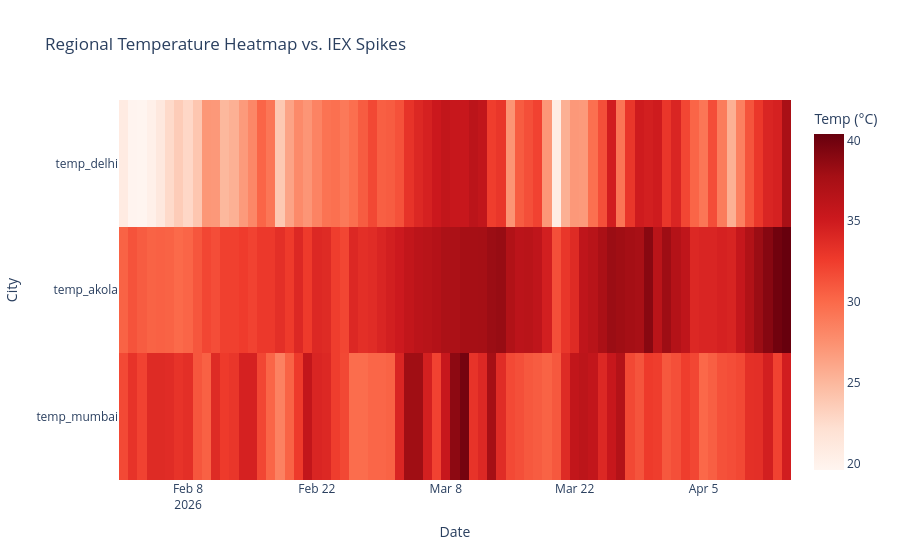

This figure's notebook cell:
### Code cell
import plotly.express as px

# Prepare data for a heatmap
temp_only = df_temp[city_cols + ['date_only']].drop_duplicates().set_index('date_only')

fig = px.imshow(temp_only.T, 
                labels=dict(x="Date", y="City", color="Temp (°C)"),
                title="Regional Temperature Heatmap vs. IEX Spikes",
                color_continuous_scale="Reds")
fig.show()

### Figure 1 — Plotly figure (JSON) as saved in the notebook; plotly's stock layout.template omitted (floating-point values rounded to 4 significant figures; data arrays with more than 128 entries replaced by an {"elided": "..."} marker saying what was removed)
{"data": [{"coloraxis": "coloraxis", "hovertemplate": "Date: %{x}<br>City: %{y}<br>Temp (°C): %{z}<extra></extra>", "name": "0", "type": "heatmap", "x": ["2026-02-01", "2026-02-02", "2026-02-03", "2026-02-04", "2026-02-05", "2026-02-06", "2026-02-07", "2026-02-08", "2026-02-09", "2026-02-10", "2026-02-11", "2026-02-12", "2026-02-13", "2026-02-14", "2026-02-15", "2026-02-16", "2026-02-17", "2026-02-18", "2026-02-19", "2026-02-20", "2026-02-21", "2026-02-22", "2026-02-23", "2026-02-24", "2026-02-25", "2026-02-26", "2026-02-27", "2026-02-28", "2026-03-01", "2026-03-02", "2026-03-03", "2026-03-04", "2026-03-05", "2026-03-06", "2026-03-07", "2026-03-08", "2026-03-09", "2026-03-10", "2026-03-11", "2026-03-12", "2026-03-13", "2026-03-14", "2026-03-15", "2026-03-16", "2026-03-17", "2026-03-18", "2026-03-19", "2026-03-20", "2026-03-21", "2026-03-22", "2026-03-23", "2026-03-24", "2026-03-25", "2026-03-26", "2026-03-27", "2026-03-28", "2026-03-29", "2026-03-30", "2026-03-31", "2026-04-01", "2026-04-02", "2026-04-03", "2026-04-04", "2026-04-05", "2026-04-06", "2026-04-07", "2026-04-08", "2026-04-09", "2026-04-10", "2026-04-11", "2026-04-12", "2026-04-13", "2026-04-14"], "xaxis": "x", "y": ["temp_delhi", "temp_akola", "temp_mumbai"], "yaxis": "y", "z": {"elided": "3x73 float values"}}], "layout": {"coloraxis": {"colorbar": {"title": {"text": "Temp (°C)"}}, "colorscale": [[0, "rgb(255,245,240)"], [0.125, "rgb(254,224,210)"], [0.25, "rgb(252,187,161)"], [0.375, "rgb(252,146,114)"], [0.5, "rgb(251,106,74)"], [0.625, "rgb(239,59,44)"], [0.75, "rgb(203,24,29)"], [0.875, "rgb(165,15,21)"], [1, "rgb(103,0,13)"]]}, "title": {"text": "Regional Temperature Heatmap vs. IEX Spikes"}, "xaxis": {"anchor": "y", "constrain": "domain", "domain": [0, 1], "scaleanchor": "y", "title": {"text": "Date"}}, "yaxis": {"anchor": "x", "autorange": "reversed", "constrain": "domain", "domain": [0, 1], "title": {"text": "City"}}}}
